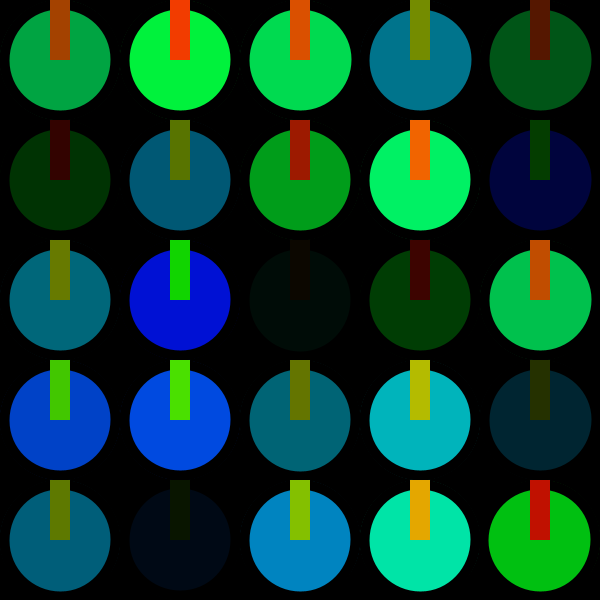
Frame 1 (no input)
Frame 60 (the mouse pressed at the canvas centre just before this capture): identical to frame 1, image omitted
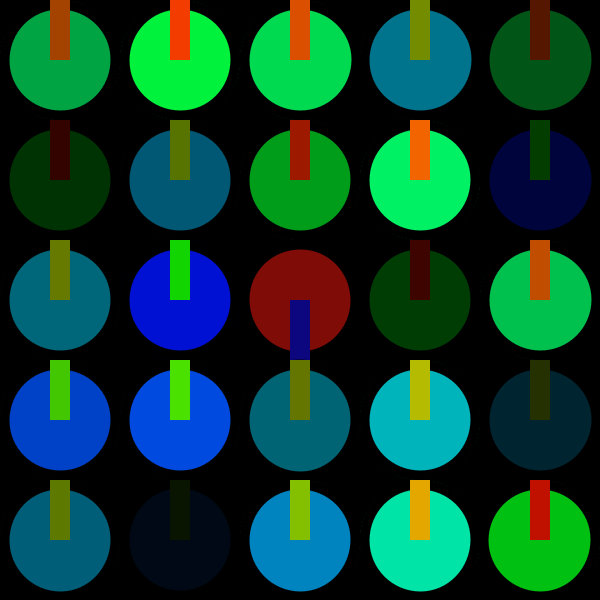
Frame 120 (the mouse held since frame 60 and released just before this capture)

The Processing sketch that drew these frames (run headless with seeded random() and noise(); from frame 60 on, the mouse is pressed at the canvas centre):

// Processing sketch: atanknob_class
// ── atanknob_class.pde
Knob[] kn;

int col = 5;
int row = col;

int num = col*row;

void setup() {

  size(600, 600);
  int stepsize = width/col;

  kn = new Knob[num];
  for (int i = 0; i < num; i++) {
    int ks = stepsize;
    int offset = stepsize/2;
    int x = i%num%col;
    int y = i%num/col; 

    kn[i] = new Knob(offset+x*stepsize, offset+y*stepsize, ks);
  }
}

void draw() {
  background(0);


  for (int i = 0; i < num; i++) {
    kn[i].knobdraw();
    //print output - access individual knob or all
    println(kn[2].output);
  }
}

class Knob {

  int x;
  int y; 
  int size;

  float val = PI;
  float a = 0;

  float output;

  int g = int(random(255));
  int b = int(random(255));

  Knob(int xpos, int ypos, int ks) {
    x = xpos;
    y = ypos;
    size = ks;
  }

  void knobdraw() {
    noStroke();
    if (mousePressed) {
      if (dist(mouseX, mouseY, x, y) <= size/2) {

        a = atan2(mouseX-x, mouseY-y);
        val = a;
        output = map(a, -PI, PI, 1, 0);
      }
    }

    pushMatrix();
    translate(x, y);
    rotate(PI);
    translate(-x, -y);
    translate(x, y);
    rotate(-HALF_PI);

    rotate(-val);
    fill(output*255, g, b);
    ellipse(0, 0, size, size);
    noFill();
    
    stroke(0);
    strokeWeight(10);
    ellipse(0, 0, size-8, size-8);
    
    noStroke();

    //fill(160);
    fill(g, b,output*255);
    rect(0, -(size/12), size/2, size/6);
    popMatrix();
  }
}
